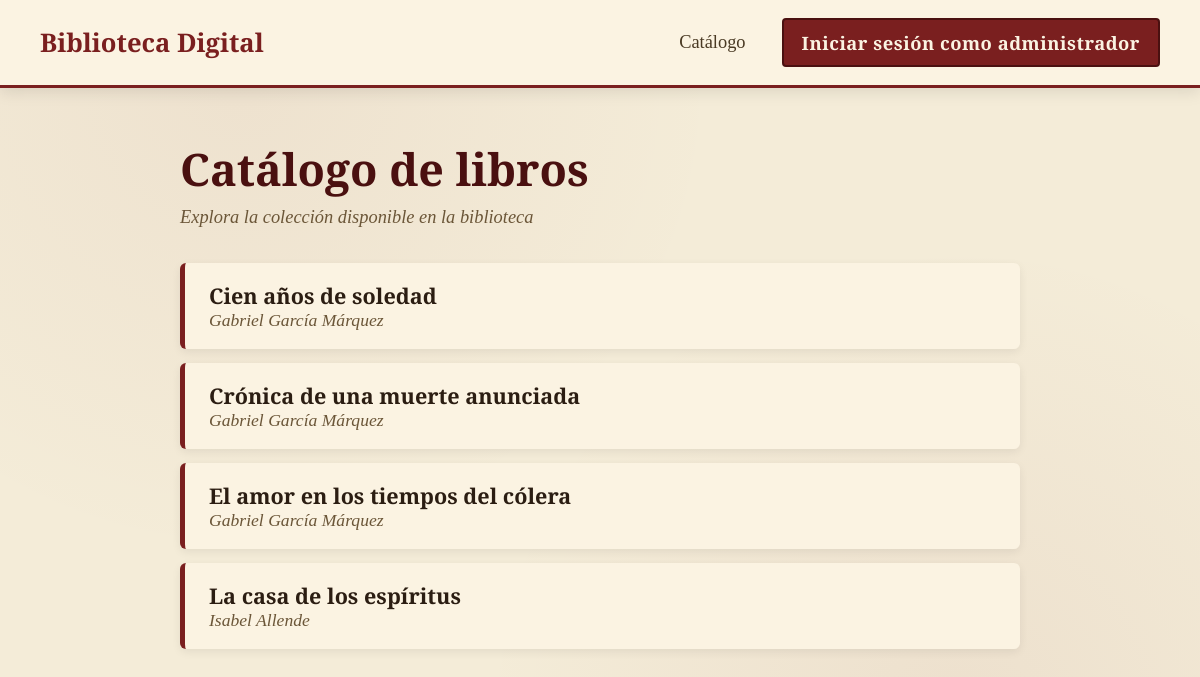
/library/books/, run on the app's committed database.
### library/models.py (models this page shows, shortened)
class Book(models.Model):
    title = models.CharField(max_length=200)
    author = models.ForeignKey(
        Author, on_delete=models.PROTECT, related_name='books'
    )
    categories = models.ManyToManyField(Category, related_name='books')
    publishers = models.ManyToManyField(
        Publisher, through='Publication', related_name='books'
    )
    summary = models.TextField(blank=True)
    cover = models.ImageField(upload_to='covers/', blank=True, null=True)
    class Meta:
        ordering = ['title']
        verbose_name = 'Book'
        verbose_name_plural = 'Books'

class Author(models.Model):
    first_name = models.CharField(max_length=100)
    last_name = models.CharField(max_length=100)
    nationality = models.CharField(max_length=100, blank=True)
    birth_date = models.DateField(null=True, blank=True)
    class Meta:
        ordering = ['last_name', 'first_name']
        verbose_name = 'Author'
        verbose_name_plural = 'Authors'
    def __str__(self):
        return f'{self.first_name} {self.last_name}'

### library/views.py (the view)
# urls.py: path('books/', views.book_list, name='book_list'),
def book_list(request):
    books = Book.objects.all()
    return render(request, 'library/book_list.html', {'books': books})

### library/templates/library/book_list.html (shortened to what this page needs)
<!DOCTYPE html>
<html lang="es">
<head>
</head>
<body>
    <nav>
        <a href="{% url 'library:book_list' %}" class="brand">Biblioteca Digital</a>
        <div class="links">
            <a href="{% url 'library:book_list' %}">Catálogo</a>
            <a href="/admin/" class="admin-btn">Iniciar sesión como administrador</a>
        </div>
    </nav>
    <div class="container">
        <h1 class="page-title">Catálogo de libros</h1>
        <p class="subtitle">Explora la colección disponible en la biblioteca</p>
        <div class="shelf">
            {% for book in books %}
                <a href="{% url 'library:book_detail' book.pk %}" class="book-card">
                    <div class="book-info">
                        <div class="title">{{ book.title }}</div>
                        <div class="author">{{ book.author }}</div>
                    </div>
                </a>
            {% empty %}
                <p class="empty">Todavía no hay libros registrados.</p>
            {% endfor %}
        </div>
    </div>
</body>
</html>

### library/templates/library/book_list.html (style rules this page uses)
* { box-sizing: border-box; margin: 0; padding: 0; }
body { font-family: 'EB Garamond', serif; background: #f4ecd8; background-image: radial-gradient(circle at 20% 10%, rgba(122,31,31,0.05), transparent 40%), radial-gradient(circle at 80% 90%, rgba(122,31,31,0.06), transparent 40%); color: #2b1d12; min-height: 100vh; }
nav { display: flex; justify-content: space-between; align-items: center; padding: 18px 40px; background: #fbf3e2; border-bottom: 3px solid #7a1f1f; box-shadow: 0 4px 15px rgba(0,0,0,0.1); }
nav .brand { font-family: 'Playfair Display', serif; font-weight: 900; font-size: 1.6rem; color: #7a1f1f; text-decoration: none; display: flex; align-items: center; gap: 8px; }
nav .links { display: flex; gap: 18px; align-items: center; }
nav .links a { text-decoration: none; color: #4a3a24; font-size: 1.15rem; padding: 10px 18px; border-radius: 4px; transition: 0.2s; }
nav .admin-btn { background: #7a1f1f; color: #fbf3e2 !important; font-weight: 700; font-size: 1.2rem; letter-spacing: 0.5px; border: 2px solid #4a1010; }
.container { max-width: 900px; margin: 0 auto; padding: 50px 30px; }
.page-title { font-family: 'Playfair Display', serif; font-weight: 900; font-size: 2.8rem; color: #4a1010; margin-bottom: 8px; }
.subtitle { color: #6b5638; font-style: italic; font-size: 1.15rem; margin-bottom: 35px; }
.shelf { display: grid; gap: 14px; }
.book-card { display: flex; align-items: center; gap: 18px; background: #fbf3e2; border-left: 5px solid #7a1f1f; border-radius: 6px; padding: 18px 24px; text-decoration: none; color: inherit; box-shadow: 0 3px 10px rgba(0,0,0,0.07); transition: transform 0.15s, box-shadow 0.15s, background 0.15s; }
.book-info .title { font-family: 'Playfair Display', serif; font-weight: 700; font-size: 1.35rem; color: #2b1d12; }
.book-info .author { font-size: 1.1rem; color: #6b5638; font-style: italic; }

### data on the page
Book: title "Cien años de soledad", author "Gabriel García Márquez"
Book: title "Crónica de una muerte anunciada", author "Gabriel García Márquez"
Book: title "El amor en los tiempos del cólera", author "Gabriel García Márquez"
Book: title "La casa de los espíritus", author "Isabel Allende"
